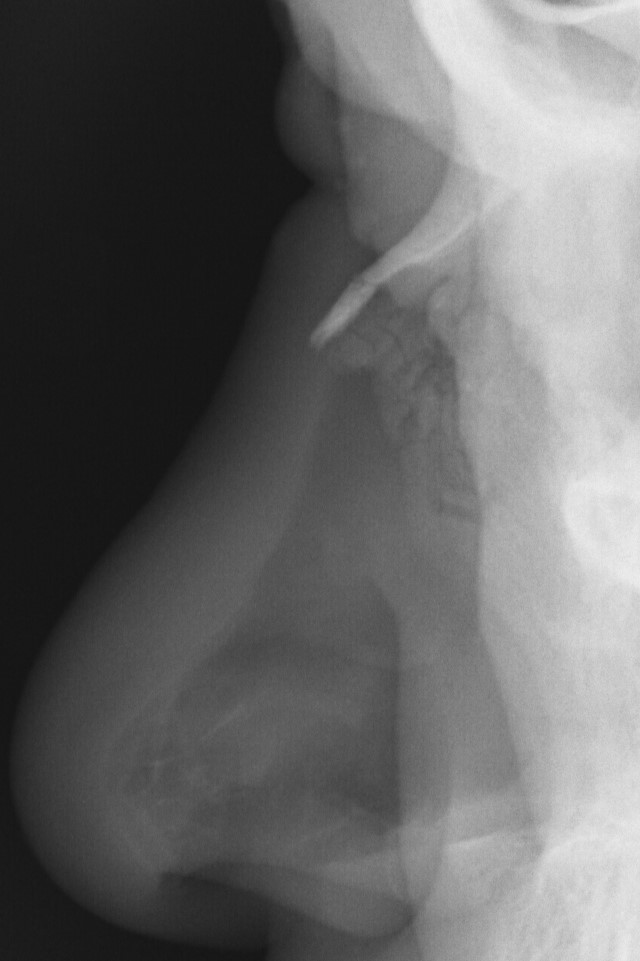
#> input picture Dataset/fracture/1401-01-06-025/R.jpg, 640 x 961 px, found by its file name
$ jupyter execute --allow-errors cait-class-attention-in-image-transformers.ipynb
#> lines starting #> are read from the running program, lines starting #| are printed output that depends on the picture; pictures that were not available may be replaced by others from this repository, and a replacement may not be noted
# *Importing Libraries*

[cell 1]
import os
import cv2
import numpy as np
import pandas as pd
import matplotlib.pyplot as plt

import time
import copy
import timm

import torch
import torch.nn as nn
from torchvision.transforms import v2
from torch.utils.data import Dataset, DataLoader
from torch.optim import Adam, Adamax, lr_scheduler
from torch.optim.lr_scheduler import ExponentialLR

from tqdm.notebook import tqdm

from PIL import Image

from sklearn.model_selection import train_test_split
from sklearn.metrics import precision_score, recall_score, roc_auc_score, roc_curve, auc
from sklearn.metrics import confusion_matrix, classification_report, ConfusionMatrixDisplay

# *Data*
## *Create DataFrame*

[cell 2]
dataset_path = '/kaggle/input/nose-dataset/Dataset'

paths = []
labels = []

for category in ['normal', 'fracture']:
    category_path = os.path.join(dataset_path, category)

    for folder_name in os.listdir(category_path):
        folder_path = os.path.join(category_path, folder_name)

        if os.path.isdir(folder_path):
            for image_name in ['R', 'L']:
                image_path = os.path.join(folder_path, f'{image_name}.jpg')

                if os.path.exists(image_path):
                    paths.append(image_path)
                    labels.append(category)


df = pd.DataFrame({'image_path': paths, 'label': labels})
df.head()

[cell 3]
df.shape

[cell 4]
def read_images_from_df(df):
    images = []
    labels = []
    for index, row in df.iterrows():
        img_path = row['image_path']
        if row['label'] == "normal":
            label = 0
        else: label = 1
        img = cv2.imread(img_path)
#> img is the input picture: shape (961, 640, 3); min 20, max 238, mean 101
        img = img[:img.shape[1], :]
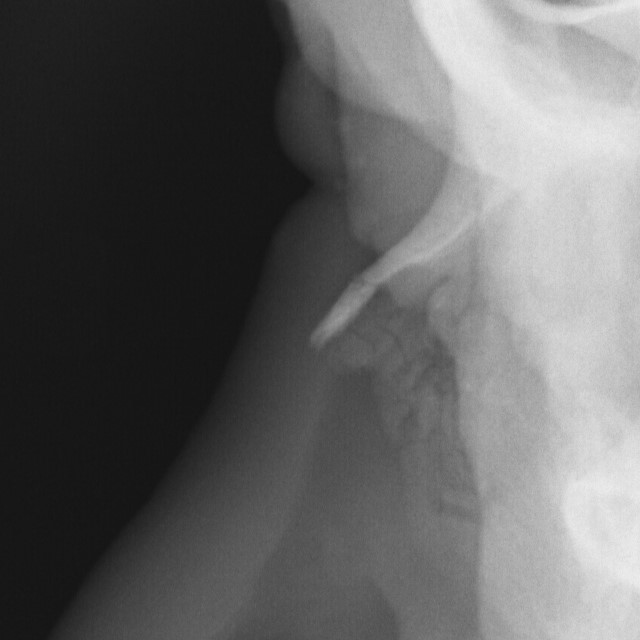
#> img: shape (640, 640, 3); min 20, max 238, mean 98.2
        if img is not None:
            images.append(img)
            labels.append(label)
    return images, labels

images, labels = read_images_from_df(df)
#> images = 1 item; labels = [1]

# *Preprocessing*

[cell 5]
def sharpen_image(image, kernel_size=(3, 3), strength=0.25):
    kernel = np.array([[0, -1, 0],
                       [-1, 4, -1],
                       [0, -1, 0]])

    sharpened = cv2.filter2D(image, -1, kernel)

    sharpened = cv2.addWeighted(image, 1 + strength, sharpened, -strength, 0)

    return sharpened

[cell 6]
def preprocessing(img):
    img = img[:img.shape[1], :]

    img = cv2.resize(img, (224,224), interpolation=cv2.INTER_AREA)

    gray_image = cv2.cvtColor(img, cv2.COLOR_RGB2GRAY)

    clahe = cv2.createCLAHE(clipLimit=2.0, tileGridSize=(16,16))
    cl1 = clahe.apply(gray_image)

    sharp1 = sharpen_image(cl1)

    cl2 = 1 - sharp1

    sharp2 = sharpen_image(cl2)

    rgb = cv2.cvtColor(sharp2, cv2.COLOR_GRAY2RGB)

    rgb = 1 - rgb

    return rgb

[cell 7]
preprocessed_images = copy.deepcopy(images)
#> preprocessed_images = 1 item
for i in range (len(images)):
    preprocessed_images[i] = preprocessing(images[i])
#> this loop made 1 pass
#> pass 1, in preprocessing, `cl1 = clahe.apply(gray_image)`:
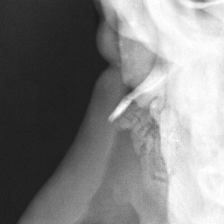
#> cl1: shape (224, 224); min 25, max 255, mean 130.7
#> pass 1, in sharpen_image, `sharpened = cv2.filter2D(image, -1, kernel)`:
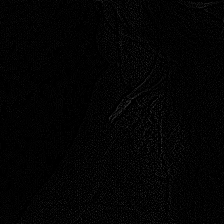
#> sharpened: shape (224, 224); min 0, max 70, mean 3.4

### show sample

[cell 8]
def show_smp(images, preprocessed_images, labels):
    fig, axes = plt.subplots(4, 4, figsize=(10, 10))

    for col in range(4):
        if col % 2 == 0:
            axes[0, col].set_title('Original Image', fontsize=10)
        else:
            axes[0, col].set_title('Preprocessed Image', fontsize=10)

    for i in range(8):
        ax = axes[i // 2, (i % 2) * 2]
        ax.imshow(images[i])
        ax.axis('off')

        ax = axes[i // 2, (i % 2) * 2 + 1]
        ax.imshow(preprocessed_images[i])
        ax.axis('off')

    plt.tight_layout(rect=[0, 0, 1, 0.95])
    plt.show()


#> (the rest of this cell did not finish here and is left out)
